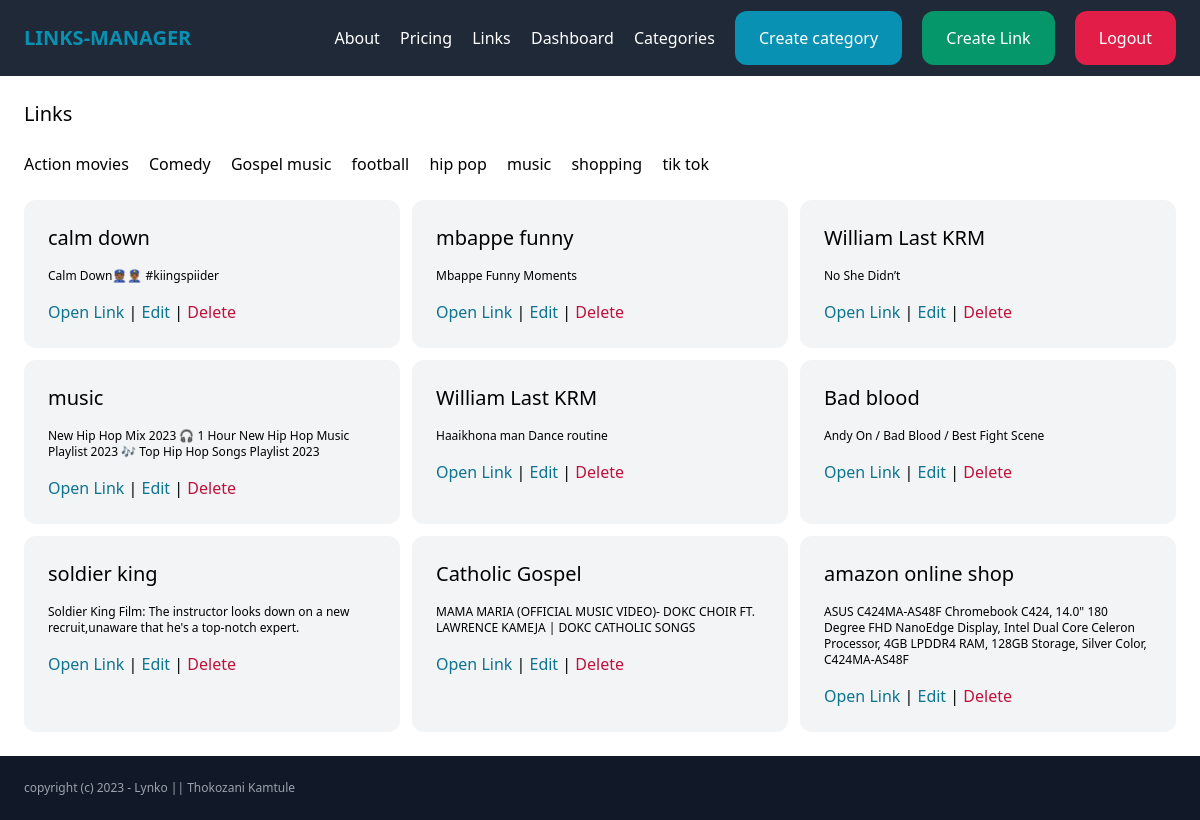
The app's page /links/ (signed in) with its own data.
### link/models.py (models this page shows, shortened)
class Category(models.Model):
    name = models.CharField(max_length=255)
    created_by = models.ForeignKey(User, related_name='categories', on_delete=models.CASCADE)
    created_at = models.DateTimeField(auto_now_add=True)
    class Meta:
        ordering = ('name',)

class Link(models.Model):
    category = models.ForeignKey(Category, related_name='links', on_delete=models.CASCADE)
    name = models.CharField(max_length=255)
    description = models.TextField(blank=True, null=True)
    url = models.CharField(max_length=255)
    created_by = models.ForeignKey(User, related_name='links', on_delete=models.CASCADE)
    created_at = models.DateTimeField(auto_now_add=True)
    class Meta:
        ordering = ('-created_at',)

### link/views.py (the view)
# urls.py: path('links/', include('link.urls')),
@login_required
def links(request):
	category = request.GET.get('category', '')
	links = Link.objects.filter(created_by=request.user)
	if category:
		links = links.filter(category_id=category)
	return render(request, 'link/links.html', {
		'links': links,
		'category': category,
		})

### link/templates/link/links.html (shortened to what this page needs)
{% extends 'core/base.html' %}
 {% block content %}
    <h1 class="mb-6 text-xl">Links  </h1>
    <div class="mb-6 space-x-4 space-y-4">
         {% for category in request.user.categories.all %}
          <a href="{% url 'links:links' %}?category={{ category.id}}">{{ category.name }} </a>
         {% endfor %}
    </div>
    <div class="grid grid-cols-3 gap-3 ">
      {% for link in links %}
          <div class="bg-gray-100 p-6 rounded-xl">
              <h2 class="mb-4 text-xl">{{link.name}} </h2>
              {% if link.description %}
                  <p class="mb-4 text-xs">{{link.description}}     </p>
               {% endif %}
              <a href="{{link.url}}" class="text-cyan-700" target="_blank">   Open Link </a>
              |
              <a href="{% url 'links:edit_link' link.id %}" class="text-cyan-700">Edit</a>
              |
              <a href="{% url 'links:delete_link' link.id %}" class="text-rose-700">Delete</a>
          </div>
        {% empty %}
          <div class="bg-rose-200 p-6 rounded-xl">You don't have any links for this filter...</div>
        </div>
         {% endfor %}
     </div>
 {% endblock %}

### core/templates/core/base.html (shortened to what this page needs)
<!doctype html>
<html>
<head>
  <script src="https://cdn.tailwindcss.com"></script>
</head>
<body>
  <nav class="p-6 flex items-center justify-between bg-gray-800">
    <a href="/" class="text-xl text-cyan-600"><strong>LINKS-MANAGER</strong></a>
    <div class="space-x-4">
      <a href="{% url 'core:about' %}" class="text-white">About</a>
      <a href="{% url 'core:pricing'%}" class="text-white">Pricing</a>
      {% if request.user.is_authenticated %}
      <a href="{% url 'links:links'%}" class="text-white ">Links</a>
      <a href="{% url 'dashboard:dashboard'%}" class="text-white ">Dashboard</a>
      <a href="{% url 'links:categories'%}" class="text-white ">Categories</a>
      <a href="{% url 'links:create_category'%}" class="py-4 px-6 bg-cyan-600 text-white rounded-xl">Create category</a>
      <a href="{% url 'links:create_link'%}" class="py-4 px-6 bg-emerald-600 text-white rounded-xl">Create Link</a>
      <a href="{% url 'accounts:logout'%}" class="py-4 px-6 bg-rose-600 text-white rounded-xl">Logout</a>
      {% else %}
      <a href="{% url 'accounts:signup'%}" class="py-4 px-6 bg-cyan-600 text-white rounded-xl">Sign Up</a>
      <a href="{% url 'accounts:login' %}" class="py-4 px-6 bg-green-600 text-white rounded-xl">Log In</a>
      {% endif %}
    </div>
  </nav>
  <main class="p-6">
  {% block content %}
  {% endblock %}
  </main>
      <footer class="p-6 bg-gray-900">
        <p class="text-xs text-gray-400">copyright (c) 2023 - Lynko || Thokozani Kamtule</p>
      </footer>
</body>
</html>

### records on screen
Category: name "Action movies"
Category: name "Comedy"
Category: name "Gospel music"
Category: name "football"
Category: name "hip pop"
Category: name "music"
Category: name "shopping"
Category: name "tik tok"
Link: name "calm down", description "Calm Down👮🏾👮🏾‍♂️ #kiingspiider"
Link: name "mbappe funny", description "Mbappe Funny Moments"
Link: name "William Last KRM", description "No She Didn’t"
Link: name "music", description "New Hip Hop Mix 2023 🎧 1 Hour New Hip Hop Music Playlist 2023 🎶 Top Hip Hop Songs Playlist 2023"
Link: name "William Last KRM", description "Haaikhona man Dance routine"
Link: name "Bad blood", description "Andy On / Bad Blood / Best Fight Scene"
Link: name "soldier king", description "Soldier King Film: The instructor looks down on a new recruit,unaware that he's a top-notch expert."
Link: name "Catholic Gospel", description "MAMA MARIA (OFFICIAL MUSIC VIDEO)- DOKC CHOIR FT. LAWRENCE KAMEJA | DOKC CATHOLIC SONGS"
Link: name "amazon online shop", description "ASUS C424MA-AS48F Chromebook C424, 14.0\" 180 Degree FHD NanoEdge Display, Intel Dual Core Celeron Processor, 4GB LPDDR4 RAM, 128GB Storage, Silver Color, C424MA-AS48F"
